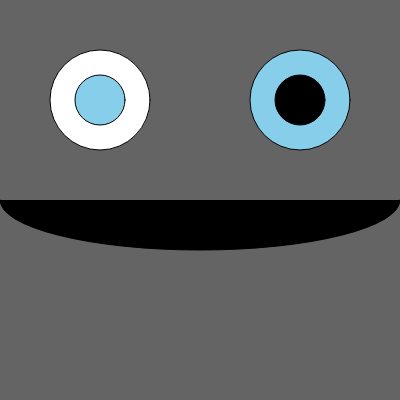
Frame 1 (no input)
Frame 60 (no input): identical to frame 1, image omitted
Frame 120 (the mouse pressed at the canvas centre since frame 60): identical to frame 1, image omitted

The p5.js sketch that drew this single still picture (run headless with seeded random() and noise() and a simulated clock; from frame 60 on, the mouse is pressed at the canvas centre):

// p5.js sketch
// ── sketch.js
function setup() {
  
  createCanvas(400, 400);
  background(51);
  
  
  
  background(100);
  circle (100, 100, 100);
  fill("SkyBlue");
  circle(100, 100, 50);
  
  circle (300, 100, 100);
  fill(0);
  circle(300, 100, 50);
  
  arc(200, 200, 400, 100, 0, PI);

 
}




function draw() {
  
}

// ── myp5js.html
<!DOCTYPE html>
<html lang ="en">
<head>
	<meta charset="UTF-8">
	<title> Title </title>
	<script src="p5.min.js"> </script>
	<script src="sketch.js"> </script>
</head>
<body>
<p> Hello! Привет!!! </p>

</body>
</html>
